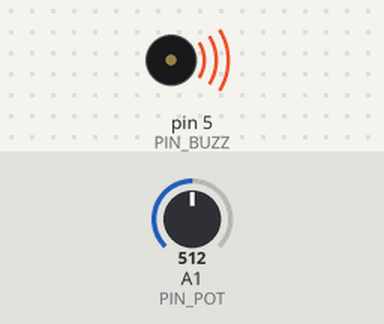
Simulated run of this sketch. Board: Arduino Uno, built with avr-gcc and run on an emulated ATmega328P. Parts: buzzer (waves = sounding). The test bench sets the inputs (shaded band); at power-on: A1 (PIN_POT) = 512.

Above: at 0.1 s.
Timing chart, 0 to 1.6 s (numbered marks = the images above):
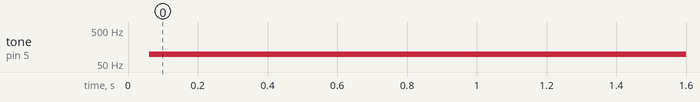

The sketch:

passive_buzzer.ino
```cpp
int PIN_BUZZ = 5;
int PIN_POT = A1;
int potentiometerValue;
float toneValue;

void setup() {

    pinMode(PIN_BUZZ, OUTPUT);
    pinMode(PIN_POT, INPUT);

}

void loop() {

    potentiometerValue = analogRead(PIN_POT);

    toneValue = (9940./1023.) * potentiometerValue + 60;

    digitalWrite(PIN_BUZZ, HIGH);
    delayMicroseconds(toneValue);
    digitalWrite(PIN_BUZZ, LOW);
    delayMicroseconds(toneValue);
}
```

Measured:
- by itself, tone on pin 5 (PIN_BUZZ): silent → 98 Hz at 0.06 s
